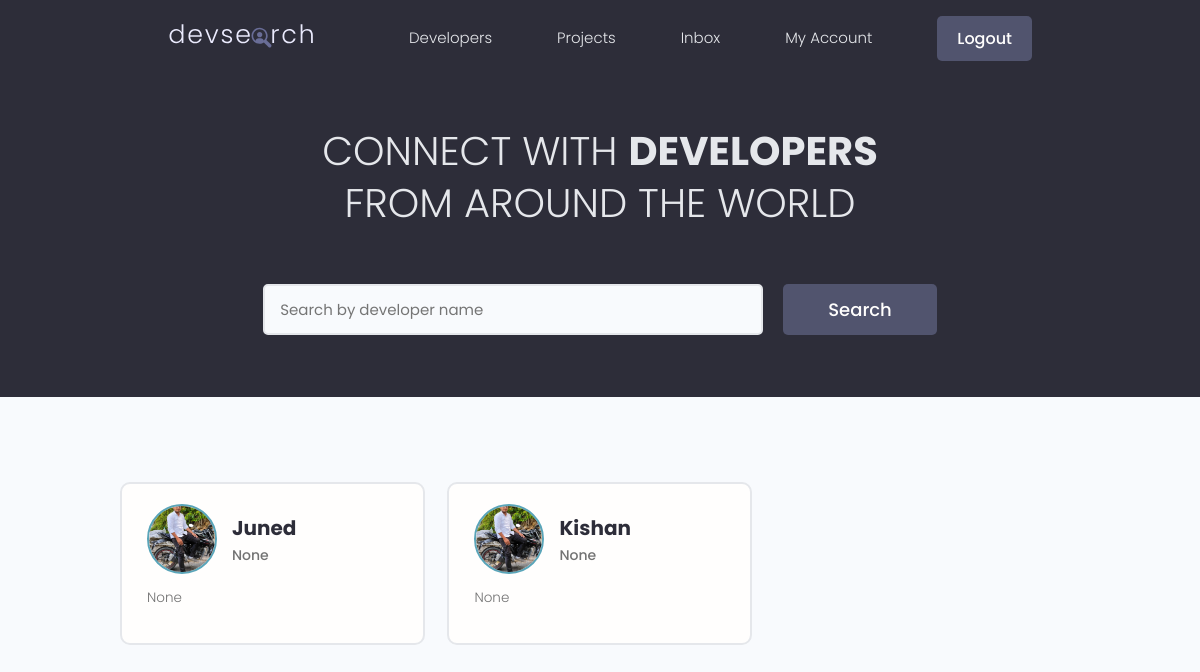
/ (signed in), run on the app's committed database.
### pages/models.py (models this page shows, shortened)
class Profile(models.Model):
    user = models.OneToOneField(User, on_delete=models.CASCADE , null=True , blank=True)
    name = models.CharField(max_length=200 , blank=True , null=True)
    email = models.EmailField(max_length=500 , blank=True , null=True)
    username = models.CharField(max_length=200 , blank=True , null=True)
    location = models.CharField(max_length=200 , blank=True , null=True)
    short_intro = models.CharField(max_length=300 , blank=True , null=True)
    bio = models.TextField(blank=True , null=True)
    profile_image = models.ImageField(upload_to="user_images" , null=True, blank=True , default="profile_pic.jpeg")
    social_github = models.CharField(max_length=200 , blank=True , null=True)
    social_twitter = models.CharField(max_length=200 , blank=True , null=True)
    social_linkedin = models.CharField(max_length=200 , blank=True , null=True)
    social_youtube = models.CharField(max_length=200 , blank=True , null=True)
    social_website = models.CharField(max_length=200 , blank=True , null=True)
    created = models.DateTimeField(auto_now_add=True)
    id = models.UUIDField(default=uuid.uuid4 , unique=True , primary_key=True , editable=False)

### pages/views.py (the view)
# urls.py: path('',views.index,name="index"),
def index(request):
    search_query = ''
    if request.GET.get('search_query'):
        search_query = request.GET.get('search_query')
    skills = Skill.objects.filter(name__icontains=search_query)
    profiles = Profile.objects.distinct().filter(
        Q(name__icontains=search_query) |
        Q(short_intro__icontains=search_query)|
        Q(skill__in=skills)
    )
    page = request.GET.get('page')
    result = 10
    paginator = Paginator(profiles , result)
    try:
        profiles = paginator.page(page)
    except PageNotAnInteger:
        page = 1
        profiles = paginator.page(page)
    except EmptyPage:
        page = paginator.num_pages
        profiles = paginator.page(page)
    left_index = (int(page) - 4)
    if left_index < 1:
        left_index = 1
    right_index = (int(page) + 5)
    if right_index > paginator.num_pages:
        right_index = paginator.num_pages + 1
    custom_range = range(left_index, right_index)
    context = {
        'profiles' : profiles,
        'search_query' : search_query,
        'custom_range' : custom_range
    }
    return render(request , "pages/index.html" , context)

### pages/templates/pages/index.html (shortened to what this page needs)
{% extends 'pages/base.html' %}
{% block content %}
<main class="home">
  <section class="hero-section text-center">
    <div class="container container--narrow">
      <div class="hero-section__box">
        <h2>CONNECT WITH <span>DEVELOPERS</span></h2>
        <h2>FROM AROUND THE WORLD</h2>
      </div>
      <div class="hero-section__search">
        <form class="form" action="" method="get">
          <div class="form__field">
            <input
              class="input input--text"
              id="formInput#search"
              type="text"
              name="search_query"
              placeholder="Search by developer name"
              value="{{search_query}}"
            />
          </div>
          <input class="btn btn--sub btn--lg" type="submit" value="Search" />
        </form>
      </div>
    </div>
  </section>
  <section class="devlist">
    <div class="container">
      <div class="grid grid--three">
        {% for users in profiles %}
        <div class="column card">
          <div class="dev">
            <a href="{% url 'profile' users.id %}" class="card__body">
              <div class="dev__profile">
                <img
                  class="avatar avatar--md"
                  src="{{users.profile_image.url}}"
                  alt="image"
                />
                <div class="dev__meta">
                  <h3>{{users.name}}</h3>
                  <h5>{{users.short_intro|slice:"60"}}</h5>
                </div>
              </div>
              <p class="dev__info">
                {{users.bio|slice:"150"}}
              </p>
            </a>
          </div>
        </div>
        {% endfor %}
      </div>
    </div>
  </section>
</main>
{% endblock content %}

### static/css/app.css (style rules this page uses)
:root { --color-sub: #2d2d39; }
.btn--sub { background-color: var(--color-sub-light); }
.card { border: 2px solid var(--color-light); }
img { width: 100%; }
.hero-section { height: 40vh; display: flex; align-items: center; background-color: var(--color-sub); }
.hero-section__box { margin-bottom: 4rem; }
.hero-section__box > h2, .hero-section__box > h2 > span { font-size: 4rem; color: var(--color-light); line-height: 1.3; text-transform: uppercase; }
.hero-section__box > h2 { font-weight: 300; }
.hero-section__box > h2 > span { font-weight: 700; }
.hero-section__search > .form { display: flex; align-items: center; justify-content: center; gap: 2rem; }
.hero-section__search > .form input.input--text { width: 50rem; }
.devlist { margin-top: 8rem; }
.devlist .grid { align-items: stretch; }
.devlist .dev .dev__profile { display: flex; align-items: center; gap: 1.5rem; }
.devlist .dev .dev__meta h3 { color: var(--color-sub); font-size: 2rem; font-weight: 700; }
.devlist .dev .dev__meta h5 { color: var(--color-text); font-size: 1.4rem; font-weight: 500; }
.devlist .dev .dev__info { margin: 1.5rem 0; font-size: 1.35rem; line-height: 1.4; text-align: justify; }

### static/uikit/styles/modules/_variables.css (style rules this page uses)
:root { --color-main: #5aa5b9; --color-main-light: #e6faff; --color-sub: #3f4156; --color-sub-light: #51546e; --color-sub-lighter: #ededfd; --color-text: #737373; --color-gray: #8b8b8b; --color-light: #e5e7eb; --color-light-gray: #767676; --color-bg: #f8fafd; --color-white: #fffefd; --color-white-light: #f3f3f3; --color-success: #359e64; --color-success-bg: #def8e8; --color-error: #fc4b0b; --color-error-bg: #fff2ee; --font-base: 'Poppins', arial, helvetica, 'Segoe UI', roboto, ubuntu, sans-serif; --font-monospace: 'Fira Code', 'Courier New', courier, monospace; --font-regular: 300; --font-medium: 500; --font-bold: 700; --generic-shadow: 1px 1px 5px #00000010; --generic-transition: all 0.3s ease-in-out; }

### static/uikit/styles/modules/_base.css (style rules this page uses)
* { margin: 0; padding: 0; box-sizing: border-box; text-rendering: optimizeLegibility; color: inherit; font-size: inherit; }
html { font-size: 50%; }
@media only screen and (min-width: 480px) { html { font-size: 56.25%; } }
@media only screen and (min-width: 1200px) { html { font-size: 62.5%; } }
body { line-height: 1.6; font-weight: 400; font-size: 1.5rem; color: var(--color-text); background-color: var(--color-bg); min-height: 100vh; }

### static/uikit/styles/modules/_typography.css (style rules this page uses)
* { font-family: var(--font-base); }
h2 { font-size: 3.6rem; font-weight: var(--font-bold); }
h3 { font-size: 3.2rem; font-weight: var(--font-medium); }
h5 { font-size: 2.4rem; font-weight: var(--font-medium); }
h5, h6 { font-weight: var(--font-regular); }
p, span, strong { font-size: 1.6rem; color: var(--color-text); font-weight: var(--font-regular); }
a { padding-bottom: 2px; text-decoration: none; display: inline-block; color: var(--color-main); font-weight: var(--font-medium); }

### static/uikit/styles/modules/_utilities.css (style rules this page uses)
.container { width: 92%; max-width: 165rem; margin: 0 auto; box-sizing: border-box; }
.container--narrow { width: 92%; max-width: 120rem; }
@media screen and (min-width: 1000px) { .container { width: 90%; } }
@media screen and (min-width: 1000px) { .container--narrow { width: 85%; } }
@media screen and (min-width: 1200px) { .container { width: 80%; } }
@media screen and (min-width: 1200px) { .container--narrow { width: 72%; } }
.text-center { text-align: center; }

### static/uikit/styles/modules/_avatar.css (style rules this page uses)
.avatar { border-radius: 50%; border: 2px solid var(--color-main); object-fit: cover; }
.avatar--md { height: 7rem; width: 7rem; }

### static/uikit/styles/modules/_button.css (style rules this page uses)
.btn { display: inline-block; position: relative; cursor: pointer; background-color: var(--color-light); font-weight: var(--font-medium); color: var(--color-sub); text-decoration: none; padding: 1rem 2rem; border-radius: 0.5rem; border: none; width: -webkit-fit-content; width: -moz-fit-content; width: fit-content; height: -webkit-fit-content; height: -moz-fit-content; height: fit-content; font-size: 1.6rem; outline-width: 0; outline-color: transparent; -webkit-backface-visibility: hidden; backface-visibility: hidden; transition: all 0.3s ease-in-out; }
.btn--sub { background-color: var(--color-sub); color: var(--color-white); }
.btn--lg { font-size: 1.8rem; padding: 1.2rem 4.5rem; }

### static/uikit/styles/modules/_card.css (style rules this page uses)
.card { border-radius: 1rem; background-color: var(--color-white); border: 1.5px solid var(--color-light); width: auto; height: auto; margin-top: 0.5rem; margin-bottom: 0.5rem; overflow: hidden; }
.card__body, .card__header { padding: 2rem 2.5rem; }

### data on the page
Profile: profile_image (picture), name "Juned", short_intro "None", bio "None"
Profile: profile_image (picture), name "Kishan", short_intro "None", bio "None"
